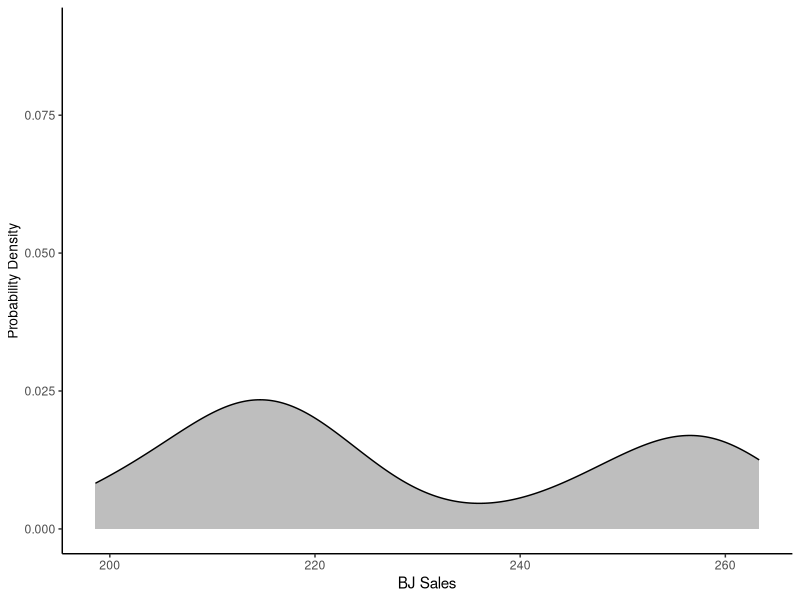
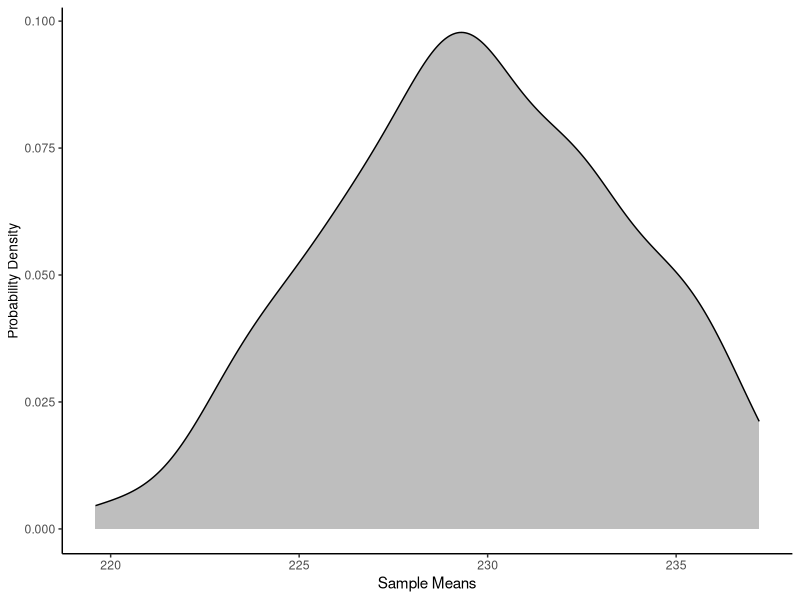

The R source for these figures, in order:
## ---- chunk 1
library(tidyverse)
library(ggplot2)
library(gridExtra)

data(BJsales)
numeric_data <- as.numeric(BJsales)
X <- mean(numeric_data)
B <- 10000

sample_means <- replicate(length(numeric_data), {
  samples <- sample(numeric_data, 30, replace=TRUE)
  mean(samples)
})

df <- data.frame(numeric_data, sample_means)

plot_dist <- df %>% 
  ggplot(aes(x=numeric_data)) +
  geom_density(fill="gray") +
  ggtitle(NULL) +
  xlab("BJ Sales") +
  ylab("Probability Density") +
  ylim(c(0, 0.09)) +
  theme_classic() +
  theme(axis.title.y = element_text(size = rel(0.9), angle = 90))

plot_sample <- df %>% 
  ggplot(aes(x=sample_means)) +
  geom_density(fill="gray") +
  ggtitle(NULL) +
  xlab("Sample Means") +
  ylab("Probability Density") +
  theme_classic() +
  theme(axis.title.y = element_text(size = rel(0.9), angle = 90))
## ---- chunk 2
plot_dist
## ---- chunk 3
plot_sample
